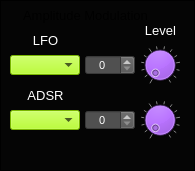
     <widget class="CustomFrame" name="frame_PAD_FreqMod_2">
      <property name="geometry">
       <rect>
        <x>150</x>
        <y>190</y>
        <width>195</width>
        <height>171</height>
       </rect>
      </property>
      <property name="styleSheet">
       <string notr="true">background-color: rgb(5, 5, 5);</string>
      </property>
      <property name="frameShape">
       <enum>QFrame::Panel</enum>
      </property>
      <property name="frameShadow">
       <enum>QFrame::Plain</enum>
      </property>
      <property name="midLineWidth">
       <number>1</number>
      </property>
      <widget class="CustomComboBox" name="comboBox_PadAmpModLFO">
       <property name="geometry">
        <rect>
         <x>10</x>
         <y>55</y>
         <width>70</width>
         <height>20</height>
        </rect>
       </property>
       <property name="font">
        <font>
         <pointsize>8</pointsize>
        </font>
       </property>
       <property name="focusPolicy">
        <enum>Qt::NoFocus</enum>
       </property>
       <property name="styleSheet">
        <string notr="true">selection-background-color: rgb(255, 0, 0);
border-color: rgb(0, 0, 0);
background-color: rgb(170, 255, 0);
</string>
       </property>
       <property name="currentText">
        <string/>
       </property>
       <property name="currentIndex">
        <number>-1</number>
       </property>
       <property name="maxVisibleItems">
        <number>4</number>
       </property>
      </widget>
      <widget class="CustomComboBox" name="comboBox_PadAmpModAdsr">
       <property name="geometry">
        <rect>
         <x>10</x>
         <y>110</y>
         <width>70</width>
         <height>20</height>
        </rect>
       </property>
       <property name="font">
        <font>
         <pointsize>8</pointsize>
        </font>
       </property>
       <property name="focusPolicy">
        <enum>Qt::NoFocus</enum>
       </property>
       <property name="styleSheet">
        <string notr="true">selection-background-color: rgb(255, 0, 0);
border-color: rgb(0, 0, 0);
background-color: rgb(170, 255, 0);
</string>
       </property>
       <property name="currentText">
        <string/>
       </property>
       <property name="currentIndex">
        <number>-1</number>
       </property>
       <property name="maxVisibleItems">
        <number>4</number>
       </property>
      </widget>
      <widget class="QLabel" name="label_384">
       <property name="geometry">
        <rect>
         <x>20</x>
         <y>30</y>
         <width>51</width>
         <height>21</height>
        </rect>
       </property>
       <property name="font">
        <font>
         <pointsize>10</pointsize>
        </font>
       </property>
       <property name="styleSheet">
        <string notr="true">color: rgb(255, 255, 255);</string>
       </property>
       <property name="text">
        <string>LFO</string>
       </property>
       <property name="alignment">
        <set>Qt::AlignCenter</set>
       </property>
      </widget>
      <widget class="QLabel" name="label_385">
       <property name="geometry">
        <rect>
         <x>10</x>
         <y>5</y>
         <width>151</width>
         <height>20</height>
        </rect>
       </property>
       <property name="font">
        <font>
         <pointsize>10</pointsize>
        </font>
       </property>
       <property name="text">
        <string>Amplitude Modulation</string>
       </property>
       <property name="alignment">
        <set>Qt::AlignCenter</set>
       </property>
      </widget>
      <widget class="CustomDial" name="dial_PadAmpModLFOLevel">
       <property name="geometry">
        <rect>
         <x>140</x>
         <y>45</y>
         <width>40</width>
         <height>40</height>
        </rect>
       </property>
       <property name="focusPolicy">
        <enum>Qt::NoFocus</enum>
       </property>
       <property name="styleSheet">
        <string notr="true">background-color: rgb(170, 85, 255);</string>
       </property>
       <property name="maximum">
        <number>100</number>
       </property>
       <property name="value">
        <number>0</number>
       </property>
       <property name="wrapping">
        <bool>false</bool>
       </property>
       <property name="notchTarget">
        <double>8.000000000000000</double>
       </property>
       <property name="notchesVisible">
        <bool>true</bool>
       </property>
      </widget>
      <widget class="CustomDial" name="dial_PadAmpModAdsrLevel">
       <property name="geometry">
        <rect>
         <x>140</x>
         <y>100</y>
         <width>40</width>
         <height>40</height>
        </rect>
       </property>
       <property name="focusPolicy">
        <enum>Qt::NoFocus</enum>
       </property>
       <property name="styleSheet">
        <string notr="true">background-color: rgb(170, 85, 255);</string>
       </property>
       <property name="maximum">
        <number>100</number>
       </property>
       <property name="value">
        <number>0</number>
       </property>
       <property name="wrapping">
        <bool>false</bool>
       </property>
       <property name="notchTarget">
        <double>8.000000000000000</double>
       </property>
       <property name="notchesVisible">
        <bool>true</bool>
       </property>
      </widget>
      <widget class="QLabel" name="label_386">
       <property name="geometry">
        <rect>
         <x>20</x>
         <y>85</y>
         <width>51</width>
         <height>21</height>
        </rect>
       </property>
       <property name="font">
        <font>
         <pointsize>10</pointsize>
        </font>
       </property>
       <property name="styleSheet">
        <string notr="true">color: rgb(255, 255, 255);</string>
       </property>
       <property name="text">
        <string>ADSR</string>
       </property>
       <property name="alignment">
        <set>Qt::AlignCenter</set>
       </property>
      </widget>
      <widget class="QLabel" name="label_387">
       <property name="geometry">
        <rect>
         <x>135</x>
         <y>20</y>
         <width>51</width>
         <height>21</height>
        </rect>
       </property>
       <property name="font">
        <font>
         <pointsize>10</pointsize>
        </font>
       </property>
       <property name="styleSheet">
        <string notr="true">color: rgb(255, 255, 255);</string>
       </property>
       <property name="text">
        <string>Level</string>
       </property>
       <property name="alignment">
        <set>Qt::AlignCenter</set>
       </property>
      </widget>
      <widget class="QSpinBox" name="spinBox_PadAmpModLfoLevel">
       <property name="geometry">
        <rect>
         <x>85</x>
         <y>55</y>
         <width>50</width>
         <height>20</height>
        </rect>
       </property>
       <property name="font">
        <font>
         <pointsize>8</pointsize>
        </font>
       </property>
       <property name="focusPolicy">
        <enum>Qt::NoFocus</enum>
       </property>
       <property name="styleSheet">
        <string notr="true">background-color: rgb(80,80,80);
color: rgb(255, 255, 255);</string>
       </property>
       <property name="alignment">
        <set>Qt::AlignCenter</set>
       </property>
       <property name="readOnly">
        <bool>false</bool>
       </property>
       <property name="accelerated">
        <bool>true</bool>
       </property>
       <property name="maximum">
        <number>100</number>
       </property>
       <property name="value">
        <number>0</number>
       </property>
      </widget>
      <widget class="QSpinBox" name="spinBox_PadAmpModAdsrLevel">
       <property name="geometry">
        <rect>
         <x>85</x>
         <y>110</y>
         <width>50</width>
         <height>20</height>
        </rect>
       </property>
       <property name="font">
        <font>
         <pointsize>8</pointsize>
        </font>
       </property>
       <property name="focusPolicy">
        <enum>Qt::NoFocus</enum>
       </property>
       <property name="styleSheet">
        <string notr="true">background-color: rgb(80,80,80);
color: rgb(255, 255, 255);</string>
       </property>
       <property name="alignment">
        <set>Qt::AlignCenter</set>
       </property>
       <property name="readOnly">
        <bool>false</bool>
       </property>
       <property name="accelerated">
        <bool>true</bool>
       </property>
       <property name="maximum">
        <number>100</number>
       </property>
       <property name="value">
        <number>0</number>
       </property>
      </widget>
     </widget>
